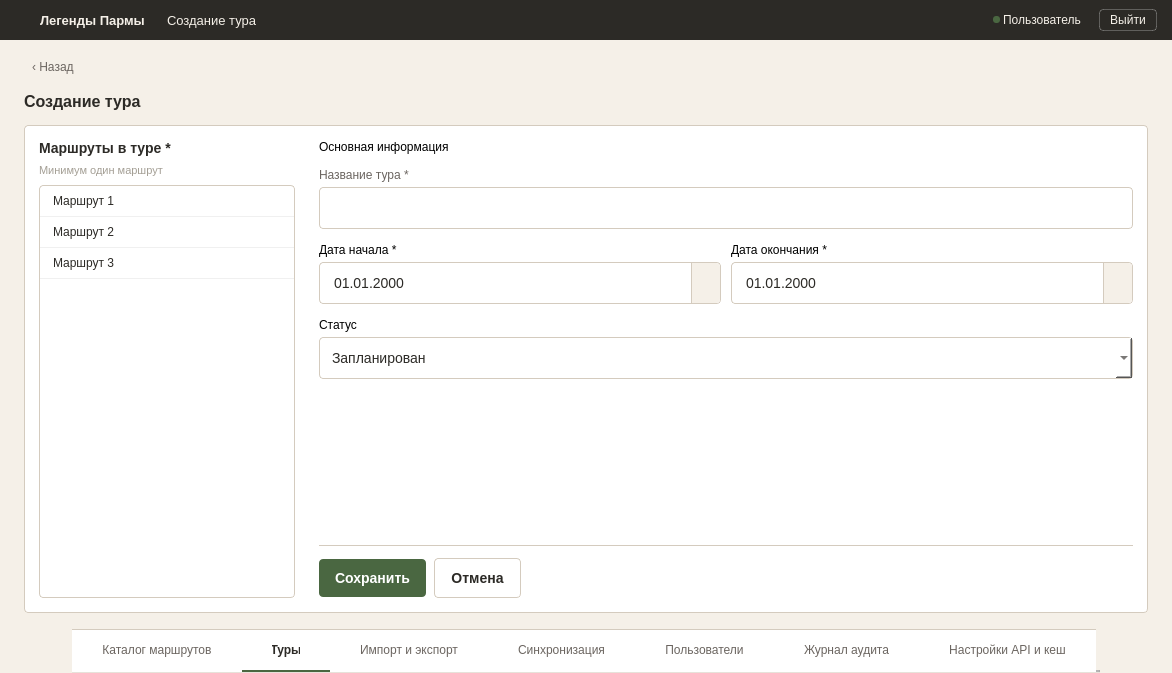
<?xml version="1.0" encoding="UTF-8"?>
<ui version="4.0">
 <class>MainWindow</class>
 <widget class="QMainWindow" name="MainWindow">
  <property name="geometry">
   <rect>
    <x>0</x>
    <y>0</y>
    <width>1172</width>
    <height>673</height>
   </rect>
  </property>
  <property name="windowTitle">
   <string>CreateTourWindow</string>
  </property>
  <property name="styleSheet">
   <string notr="true">#centralwidget { background-color: #F5F0E8; }
#headerFrame { background-color: #2C2A26; border: none; }
#headerFrame QLabel { color: #F5F0E8; }
#logout_btn { background-color: transparent; color: #F5F0E8; border: 1px solid rgba(255, 255, 255, 0.25); padding: 3px 10px; font-size: 12px; border-radius: 4px; }
#logout_btn:hover { background-color: rgba(255, 255, 255, 0.08); border: 1px solid rgba(255, 255, 255, 0.4); }
#logout_btn:pressed { background-color: rgba(255, 255, 255, 0.12); border: 1px solid rgba(255, 255, 255, 0.5); }
#logout_btn:focus { border: 1px dashed #F5F0E8; }

#formContainer { background-color: #F5F0E8; }
#btn_back { font-size: 12px; color: #6B6560; background: transparent; border: none; text-align: left; padding: 4px 8px; border-radius: 4px; }
#btn_back:hover { background: #EDE6D9; }
#btn_back:focus { border: 1px dashed #4A6741; }
#lbl_form_title { font-size: 16px; font-weight: 600; color: #2C2A26; }

#formCard { background-color: #FFFFFF; border: 1px solid #D4CBBE; border-radius: 4px; }
#sectionTitle { font-size: 14px; font-weight: 600; color: #2C2A26; }
#hintLabel { font-size: 11px; color: #A39E94; }
#fieldLabel { font-size: 12px; color: #6B6560; }

QLineEdit, QDateEdit, QComboBox {
    padding: 10px 12px; font-size: 14px; border-radius: 4px; border: 1px solid #D4CBBE; background-color: #FFFFFF; color: #2C2A26; min-height: 20px;
}
QDateEdit::drop-down {
    subcontrol-origin: padding; subcontrol-position: top right; width: 28px; border-left: 1px solid #D4CBBE; background-color: #F5F0E8; border-top-right-radius: 4px; border-bottom-right-radius: 4px;
}
QLineEdit:hover, QDateEdit:hover, QComboBox:hover { border: 1px solid #B8AE9E; }
QLineEdit:focus, QDateEdit:focus, QComboBox:focus { border: 1px solid #4A6741; }
QLineEdit[error="true"], QDateEdit[error="true"], QComboBox[error="true"] { border: 1px solid #B54A3A; }
QLineEdit:disabled, QDateEdit:disabled, QComboBox:disabled { border: 1px dashed #D4CBBE; color: #A39E94; background-color: #F5F0E8; }

QComboBox QAbstractItemView { background-color: #FFFFFF; border: 1px solid #D4CBBE; selection-background-color: #E8EDE4; selection-color: #2C2A26; }
QComboBox QAbstractItemView::item:hover { background-color: #EDE6D9; }

QListWidget { background-color: #FFFFFF; border: 1px solid #D4CBBE; border-radius: 4px; outline: none; }
QListWidget::item { padding: 8px 10px; font-size: 12px; color: #2C2A26; border-bottom: 1px solid #F0F0F0; }
QListWidget::item:hover { background-color: #EDE6D9; }
QListWidget::item:selected { background-color: #E8EDE4; color: #2C2A26; }
QListWidget[error="true"] { border: 1px solid #B54A3A; }
QListWidget:disabled { border: 1px dashed #D4CBBE; color: #A39E94; background-color: #F5F0E8; }

#actionBar { border-top: 1px solid #D4CBBE; }

#btn_save { background-color: #4A6741; color: #FFFFFF; border: none; padding: 11px 16px; font-size: 14px; font-weight: 600; border-radius: 4px; }
#btn_save:hover { background-color: #3D5636; }
#btn_save:pressed { background-color: #334A2E; }
#btn_save:disabled { background-color: #A8B5A0; }
#btn_save:focus { border: 1px dashed #4A6741; }

#btn_cancel { background-color: #FFFFFF; color: #2C2A26; border: 1px solid #D4CBBE; padding: 11px 16px; font-size: 14px; font-weight: 600; border-radius: 4px; }
#btn_cancel:hover { background-color: #F5F0E8; border: 1px solid #4A6741; }
#btn_cancel:pressed { background-color: #EDE6D9; }
#btn_cancel:disabled { background-color: #FFFFFF; color: #A39E94; border: 1px solid #E5DFD4; }
#btn_cancel:focus { border: 1px dashed #4A6741; }

QTabWidget::panel { border: none; background-color: #FFFFFF; }
QTabBar { background-color: #FFFFFF; border: none; }
QTabBar::tab { height: 40px; background-color: #FFFFFF; color: #6B6560; font-size: 12px; font-weight: normal; padding: 0px 30px; border: none; border-bottom: 2px solid transparent; border-top: 1px solid #D4CBBE; text-align: center; }
QTabBar::tab:hover { color: #2C2A26; }
QTabBar::tab:selected { color: #2C2A26; font-weight: 600; border-bottom: 2px solid #4A6741; }</string>
  </property>
  <widget class="QWidget" name="centralwidget">
   <layout class="QVBoxLayout" name="verticalLayout">
    <property name="spacing"><number>0</number></property>
    <property name="leftMargin"><number>0</number></property>
    <property name="topMargin"><number>0</number></property>
    <property name="rightMargin"><number>0</number></property>
    <property name="bottomMargin"><number>0</number></property>
    <item>
     <widget class="QFrame" name="headerFrame">
      <property name="minimumSize"><size><width>0</width><height>40</height></size></property>
      <property name="maximumSize"><size><width>16777215</width><height>40</height></size></property>
      <layout class="QHBoxLayout" name="horizontalLayout">
       <property name="spacing"><number>0</number></property>
       <property name="leftMargin"><number>15</number></property>
       <property name="topMargin"><number>0</number></property>
       <property name="rightMargin"><number>15</number></property>
       <property name="bottomMargin"><number>0</number></property>
       <item>
        <widget class="QPushButton" name="logo">
         <property name="minimumSize"><size><width>22</width><height>22</height></size></property>
         <property name="maximumSize"><size><width>22</width><height>22</height></size></property>
         <property name="styleSheet"><string notr="true">QPushButton { background: transparent; margin-right: 12px; border: none; }</string></property>
         <property name="text"><string/></property>
         <property name="icon">
          <iconset resource="../qrc/login_res.qrc">
           <normaloff>:/login/icons/logo.png</normaloff>:/login/icons/logo.png</iconset>
         </property>
         <property name="iconSize"><size><width>18</width><height>18</height></size></property>
        </widget>
       </item>
       <item>
        <widget class="QLabel" name="name">
         <property name="styleSheet"><string notr="true">font-size: 13px; font-weight: bold; margin-right: 15px;</string></property>
         <property name="text"><string>Легенды Пармы</string></property>
        </widget>
       </item>
       <item>
        <widget class="QLabel" name="name_chart">
         <property name="styleSheet"><string notr="true">font-size: 13px; margin-right: 10px;</string></property>
         <property name="text"><string>Создание тура</string></property>
        </widget>
       </item>
       <item>
        <spacer name="horizontalSpacer">
         <property name="orientation"><enum>Qt::Orientation::Horizontal</enum></property>
         <property name="sizeHint" stdset="0"><size><width>40</width><height>20</height></size></property>
        </spacer>
       </item>
       <item>
        <widget class="QLabel" name="status_lb">
         <property name="minimumSize"><size><width>7</width><height>7</height></size></property>
         <property name="maximumSize"><size><width>7</width><height>7</height></size></property>
         <property name="styleSheet"><string notr="true">background-color: #4A6741; border-radius: 3px; border: none;</string></property>
         <property name="text"><string/></property>
        </widget>
       </item>
       <item>
        <widget class="QLabel" name="role_lb">
         <property name="styleSheet"><string notr="true">font-size: 12px; margin-right: 15px;</string></property>
         <property name="text"><string>Пользователь</string></property>
        </widget>
       </item>
       <item>
        <widget class="QPushButton" name="logout_btn">
         <property name="cursor"><cursorShape>PointingHandCursor</cursorShape></property>
         <property name="text"><string>Выйти</string></property>
        </widget>
       </item>
      </layout>
     </widget>
    </item>
    <item>
     <widget class="QFrame" name="formContainer">
      <property name="sizePolicy"><sizepolicy hsizetype="Expanding" vsizetype="Expanding"><horstretch>1</horstretch><verstretch>1</verstretch></sizepolicy></property>
      <layout class="QVBoxLayout" name="formContainerLayout">
       <property name="spacing"><number>14</number></property>
       <property name="leftMargin"><number>24</number></property>
       <property name="topMargin"><number>16</number></property>
       <property name="rightMargin"><number>24</number></property>
       <property name="bottomMargin"><number>16</number></property>
       <item>
        <widget class="QPushButton" name="btn_back">
         <property name="sizePolicy"><sizepolicy hsizetype="Maximum" vsizetype="Preferred"><horstretch>0</horstretch><verstretch>0</verstretch></sizepolicy></property>
         <property name="cursor"><cursorShape>PointingHandCursor</cursorShape></property>
         <property name="text"><string>‹ Назад</string></property>
        </widget>
       </item>
       <item>
        <widget class="QLabel" name="lbl_form_title">
         <property name="text"><string>Создание тура</string></property>
        </widget>
       </item>
       <item>
        <widget class="QFrame" name="formCard">
         <property name="sizePolicy"><sizepolicy hsizetype="Expanding" vsizetype="Expanding"><horstretch>1</horstretch><verstretch>1</verstretch></sizepolicy></property>
         <layout class="QHBoxLayout" name="formCardLayout">
          <property name="spacing"><number>24</number></property>
          <property name="leftMargin"><number>14</number></property>
          <property name="topMargin"><number>14</number></property>
          <property name="rightMargin"><number>14</number></property>
          <property name="bottomMargin"><number>14</number></property>
          <item>
           <layout class="QVBoxLayout" name="leftColumnLayout">
            <property name="spacing"><number>8</number></property>
            <item>
             <widget class="QLabel" name="sectionTitle">
              <property name="text"><string>Маршруты в туре *</string></property>
             </widget>
            </item>
            <item>
             <widget class="QLabel" name="hintLabel">
              <property name="text"><string>Минимум один маршрут</string></property>
             </widget>
            </item>
            <item>
             <widget class="QListWidget" name="listRoutes">
              <property name="sizePolicy"><sizepolicy hsizetype="Expanding" vsizetype="Expanding"><horstretch>1</horstretch><verstretch>1</verstretch></sizepolicy></property>
              <item><property name="text"><string>Маршрут 1</string></property></item>
              <item><property name="text"><string>Маршрут 2</string></property></item>
              <item><property name="text"><string>Маршрут 3</string></property></item>
             </widget>
            </item>
           </layout>
          </item>
          <item>
           <widget class="QFrame" name="rightColumnFrame">
            <property name="sizePolicy"><sizepolicy hsizetype="Expanding" vsizetype="Preferred"><horstretch>1</horstretch><verstretch>0</verstretch></sizepolicy></property>
            <property name="frameShape"><enum>QFrame::Shape::NoFrame</enum></property>
            <layout class="QVBoxLayout" name="rightColumnLayout">
             <property name="spacing"><number>14</number></property>
             <property name="leftMargin"><number>0</number></property>
             <property name="topMargin"><number>0</number></property>
             <property name="rightMargin"><number>0</number></property>
             <property name="bottomMargin"><number>0</number></property>
             <item>
              <widget class="QLabel" name="sectionTitle">
               <property name="text"><string>Основная информация</string></property>
              </widget>
             </item>
             <item>
              <layout class="QVBoxLayout" name="nameLayout">
               <property name="spacing"><number>5</number></property>
               <item><widget class="QLabel" name="fieldLabel"><property name="text"><string>Название тура *</string></property></widget></item>
               <item><widget class="QLineEdit" name="inputName"/></item>
              </layout>
             </item>
             <item>
              <layout class="QHBoxLayout" name="datesLayout">
               <property name="spacing"><number>10</number></property>
               <item>
                <layout class="QVBoxLayout" name="startDateLayout">
                 <property name="spacing"><number>5</number></property>
                 <item><widget class="QLabel" name="fieldLabel"><property name="text"><string>Дата начала *</string></property></widget></item>
                 <item>
                  <widget class="QDateEdit" name="dateStart">
                   <property name="calendarPopup"><bool>true</bool></property>
                   <property name="displayFormat"><string>dd.MM.yyyy</string></property>
                  </widget>
                 </item>
                </layout>
               </item>
               <item>
                <layout class="QVBoxLayout" name="endDateLayout">
                 <property name="spacing"><number>5</number></property>
                 <item><widget class="QLabel" name="fieldLabel"><property name="text"><string>Дата окончания *</string></property></widget></item>
                 <item>
                  <widget class="QDateEdit" name="dateEnd">
                   <property name="calendarPopup"><bool>true</bool></property>
                   <property name="displayFormat"><string>dd.MM.yyyy</string></property>
                  </widget>
                 </item>
                </layout>
               </item>
              </layout>
             </item>
             <item>
              <layout class="QVBoxLayout" name="statusLayout">
               <property name="spacing"><number>5</number></property>
               <item><widget class="QLabel" name="fieldLabel"><property name="text"><string>Статус</string></property></widget></item>
               <item>
                <widget class="QComboBox" name="comboStatus">
                 <item><property name="text"><string>Запланирован</string></property></item>
                 <item><property name="text"><string>В процессе</string></property></item>
                 <item><property name="text"><string>Завершён</string></property></item>
                 <item><property name="text"><string>Отменён</string></property></item>
                </widget>
               </item>
              </layout>
             </item>
             <item>
              <spacer name="rightSpacer">
               <property name="orientation"><enum>Qt::Orientation::Vertical</enum></property>
               <property name="sizeHint" stdset="0"><size><width>20</width><height>40</height></size></property>
              </spacer>
             </item>
             <item>
              <widget class="QFrame" name="actionBar">
               <property name="frameShape"><enum>QFrame::Shape::NoFrame</enum></property>
               <layout class="QHBoxLayout" name="actionButtonsLayout">
                <property name="spacing"><number>8</number></property>
                <property name="leftMargin"><number>0</number></property>
                <property name="topMargin"><number>12</number></property>
                <property name="rightMargin"><number>0</number></property>
                <property name="bottomMargin"><number>0</number></property>
                <item>
                 <widget class="QPushButton" name="btn_save">
                  <property name="cursor"><cursorShape>PointingHandCursor</cursorShape></property>
                  <property name="text"><string>Сохранить</string></property>
                 </widget>
                </item>
                <item>
                 <widget class="QPushButton" name="btn_cancel">
                  <property name="cursor"><cursorShape>PointingHandCursor</cursorShape></property>
                  <property name="text"><string>Отмена</string></property>
                 </widget>
                </item>
                <item>
                 <spacer name="actionSpacer">
                  <property name="orientation"><enum>Qt::Orientation::Horizontal</enum></property>
                  <property name="sizeHint" stdset="0"><size><width>40</width><height>20</height></size></property>
                 </spacer>
                </item>
               </layout>
              </widget>
             </item>
            </layout>
           </widget>
          </item>
         </layout>
        </widget>
       </item>
      </layout>
     </widget>
    </item>
    <item alignment="Qt::AlignmentFlag::AlignHCenter">
     <widget class="QTabWidget" name="tabWidget">
      <property name="sizePolicy"><sizepolicy hsizetype="Maximum" vsizetype="Fixed"><horstretch>0</horstretch><verstretch>0</verstretch></sizepolicy></property>
      <property name="minimumSize"><size><width>0</width><height>44</height></size></property>
      <property name="maximumSize"><size><width>16777215</width><height>44</height></size></property>
      <property name="tabPosition"><enum>QTabWidget::TabPosition::North</enum></property>
      <property name="currentIndex"><number>1</number></property>
      <property name="usesScrollButtons"><bool>false</bool></property>
      <property name="tabsClosable"><bool>false</bool></property>
      <property name="drawBase" stdset="0"><bool>false</bool></property>
      <widget class="QWidget" name="tab_8"><attribute name="title"><string>Каталог маршрутов</string></attribute></widget>
      <widget class="QWidget" name="tab_9"><attribute name="title"><string>Туры</string></attribute></widget>
      <widget class="QWidget" name="tab_10"><attribute name="title"><string>Импорт и экспорт</string></attribute></widget>
      <widget class="QWidget" name="tab_11"><attribute name="title"><string>Синхронизация</string></attribute></widget>
      <widget class="QWidget" name="tab_12"><attribute name="title"><string>Пользователи</string></attribute></widget>
      <widget class="QWidget" name="tab_13"><attribute name="title"><string>Журнал аудита</string></attribute></widget>
      <widget class="QWidget" name="tab_14"><attribute name="title"><string>Настройки API и кеш</string></attribute></widget>
     </widget>
    </item>
   </layout>
  </widget>
 </widget>
 <resources>
  <include location="../qrc/login_res.qrc"/>
 </resources>
 <connections/>
</ui>
